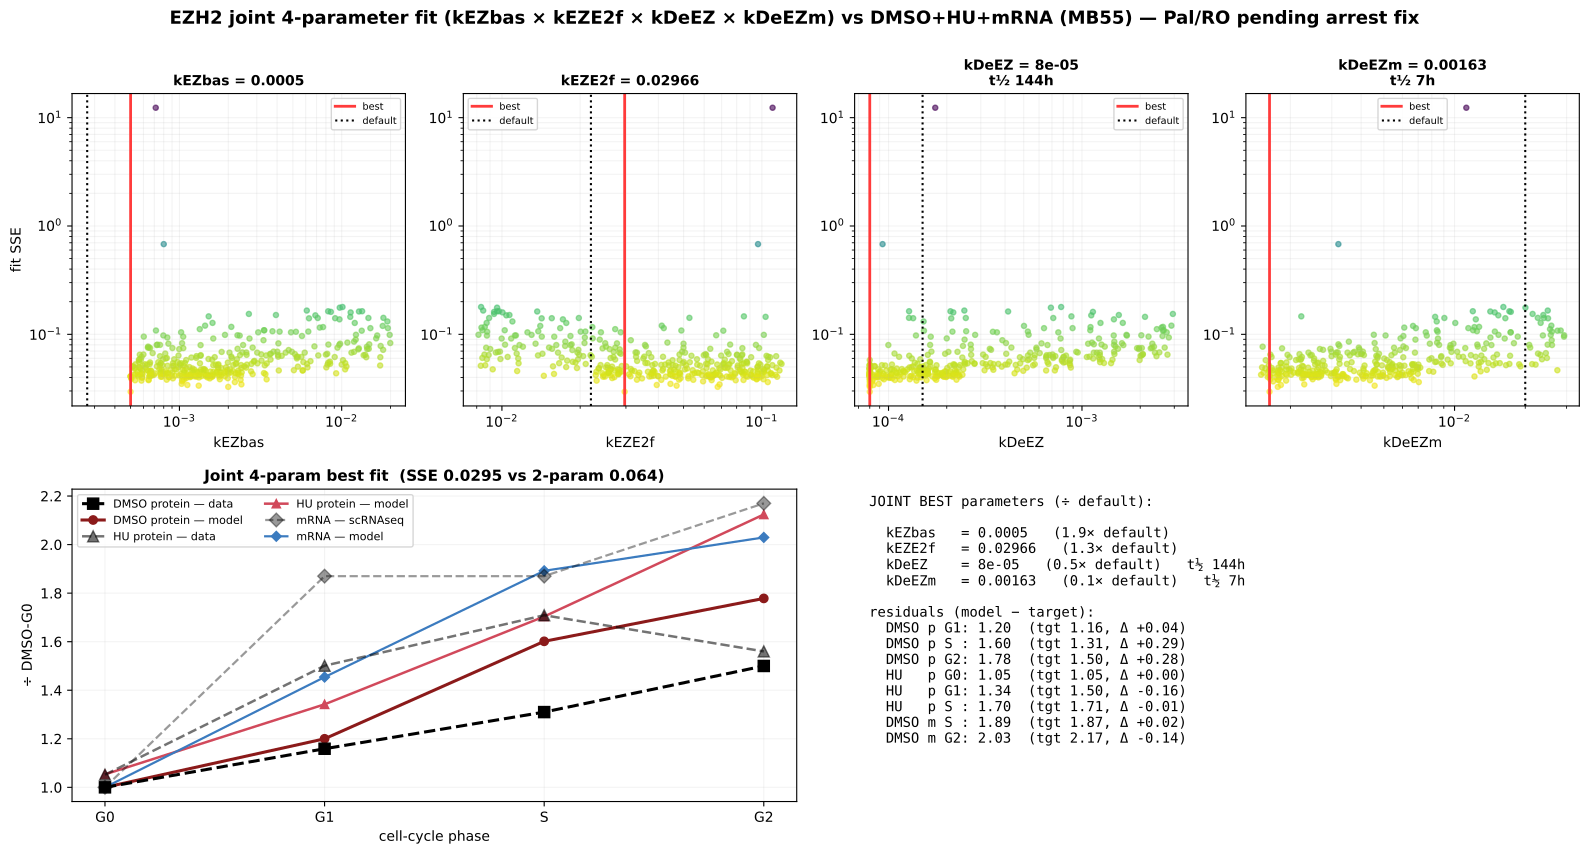

Source code (Python):
"""Joint 4-param EZH2 rate optimization: kEZbas x kEZE2f x kDeEZ x kDeEZm vs DMSO+HU protein + mRNA
(MB55, MB context). Parallel sample-and-refine (broad log-uniform sweep -> tighten around best), which
also gives per-parameter identifiability. Kez_cd/wCe fixed (minor). Model file untouched (runtime)."""
import sys, os
sys.path.insert(0, '.')
import numpy as np, tellurium as te, multiprocessing as mp
import matplotlib; matplotlib.use('Agg')
import matplotlib.pyplot as plt
from src.build_model_v44_heldt import build_model_v44

MB = dict(SHH=0.5, HHi=0.0, MYCN_amplification=2.8, Ptch1_copy_number=0.1, p16=0.306, p18=1.553, kSyP21=0.002)
DRUGS = {'DMSO': {}, 'HU': {'HU': 1.0}}
SETTLE, TREAT, CHUNK, NP = 4800.0, 1440.0, 60.0, 9
KTL0, KTLEZ0, P21_MED, MU0 = 0.801, 0.004, 0.42, 0.0005
CD_SDLOG, P27_SDLOG, MU_SDLOG, PART = 0.633, 0.32, 0.22, 0.30
FIXED = dict(Kez_cd=2.94, wCe=0.582, kTlEZ=KTLEZ0)
FREE = ['kEZbas', 'kEZE2f', 'kDeEZ', 'kDeEZm']
BOX = {'kEZbas': (0.0005, 0.020), 'kEZE2f': (0.008, 0.12), 'kDeEZ': (0.00008, 0.003), 'kDeEZm': (0.0015, 0.03)}
DEFAULTS = {'kEZbas': 0.00027, 'kEZE2f': 0.022, 'kDeEZ': 0.00015, 'kDeEZm': 0.02}
TARGETS = [('DMSO', 'p', 'G1', 1.159, 1.0), ('DMSO', 'p', 'S', 1.31, 1.0), ('DMSO', 'p', 'G2', 1.50, 1.0),
           ('HU', 'p', 'G0', 1.052, 0.5), ('HU', 'p', 'G1', 1.501, 1.0), ('HU', 'p', 'S', 1.709, 1.0),
           ('DMSO', 'm', 'S', 1.87, 0.7), ('DMSO', 'm', 'G2', 2.17, 0.7)]
PHASES = ['G0', 'G1', 'S', 'G2']
SEL = ['time', 'EZH2', 'EZH2m', 'Dna', 'aRc', 'E2f']
_RR = None; _CELLS = None


def _init(cells):
    global _RR, _CELLS
    _CELLS = cells
    _RR = te.loada(build_model_v44(with_ezh2=True, with_hh=True))
    _RR.integrator.setValue('absolute_tolerance', 1e-9); _RR.integrator.setValue('relative_tolerance', 1e-6)
    try: _RR.integrator.setValue('maximum_num_steps', 300000)
    except Exception: pass


def _work(task):
    pid, pars, drug, i = task
    ktl, p21d, mu = _CELLS[i]
    rng = np.random.default_rng((hash((pid, drug, i)) & 0xFFFFFFFF))
    _RR.reset(); _RR['SHH'] = MB['SHH']
    for k, v in MB.items(): _RR[k] = v
    _RR['k_Cd_translation'] = float(ktl); _RR['mu'] = float(mu); _RR['P21_div'] = float(p21d)
    for k, v in FIXED.items(): _RR[k] = float(v)
    for k, v in pars.items(): _RR[k] = float(v)
    draw = lambda: float(p21d * np.exp(rng.normal(-PART * PART / 2.0, PART)))
    tm = 0.0; settle_end = SETTLE + int(rng.integers(0, 34)) * CHUNK
    while tm < settle_end:
        _RR['P21_div'] = draw()
        try: _RR.simulate(tm, tm + CHUNK, 2, selections=['time'])
        except Exception: return (pid, drug, None)
        tm += CHUNK
    for k, v in DRUGS[drug].items(): _RR[k] = float(v)
    EZ, EM, DN, AR, E2 = [], [], [], [], []
    t = 0.0
    while t < TREAT:
        _RR['P21_div'] = draw(); r = None
        for atol in (1e-9, 1e-8, 1e-7):
            try:
                _RR.integrator.setValue('absolute_tolerance', atol)
                r = _RR.simulate(tm, tm + CHUNK, NP, selections=SEL); break
            except Exception: r = None
        if r is None: break
        EZ.append(r['EZH2'][1:]); EM.append(r['EZH2m'][1:]); DN.append(r['Dna'][1:]); AR.append(r['aRc'][1:]); E2.append(r['E2f'][1:])
        t += CHUNK; tm += CHUNK
    if not EZ: return (pid, drug, None)
    return (pid, drug, (np.concatenate(EZ), np.concatenate(EM), np.concatenate(DN), np.concatenate(AR), np.concatenate(E2)))


def classify(dna, arc, e2f, thr):
    ph = np.full(len(dna), '', dtype='<U2')
    inS = arc > 0.05; inG2 = (~inS) & (dna > 0.9); in2N = (~inS) & (dna <= 0.9)
    ph[inS] = 'S'; ph[inG2] = 'G2'; ph[in2N & (e2f >= thr)] = 'G1'; ph[in2N & (e2f < thr)] = 'G0'
    return ph


def predict_from(byd):
    dm = byd.get('DMSO'); hu = byd.get('HU')
    if dm is None or hu is None: return None
    EZ, EM, DN, AR, E2 = dm
    thr = float(np.median(E2[(AR <= 0.05) & (DN <= 0.9)]))
    phd = classify(DN, AR, E2, thr)
    if not np.any(phd == 'G0'): return None
    g0p = np.median(EZ[phd == 'G0']); g0m = np.median(EM[phd == 'G0'])
    out = {}
    for drug, d in byd.items():
        e, m, dn, ar, e2 = d; ph = classify(dn, ar, e2, thr)
        for p in PHASES:
            msk = ph == p
            out[(drug, 'p', p)] = (np.median(e[msk]) / g0p) if np.any(msk) else np.nan
            out[(drug, 'm', p)] = (np.median(m[msk]) / g0m) if np.any(msk) else np.nan
    return out


def sse(pred):
    if pred is None: return np.inf
    s = w = 0.0
    for cond, obs, ph, val, wt in TARGETS:
        m = pred.get((cond, obs, ph), np.nan)
        if not np.isfinite(m): return np.inf
        s += wt * (m - val)**2; w += wt
    return s / w


def evaluate(param_sets, cells, workers=9):
    """Run all param_sets x 2 drugs x N cells in one pool; return list of (pred, sse)."""
    N = len(cells)
    tasks = [(pid, ps, drug, i) for pid, ps in enumerate(param_sets) for drug in DRUGS for i in range(N)]
    agg = {pid: {} for pid in range(len(param_sets))}
    raw = {pid: {d: [] for d in DRUGS} for pid in range(len(param_sets))}
    with mp.get_context('spawn').Pool(workers, initializer=_init, initargs=(cells,)) as pool:
        for pid, drug, dat in pool.imap_unordered(_work, tasks, chunksize=6):
            if dat is not None: raw[pid][drug].append(dat)
    out = []
    for pid, ps in enumerate(param_sets):
        byd = {}
        for drug in DRUGS:
            lst = raw[pid][drug]
            if not lst: byd = None; break
            byd[drug] = tuple(np.concatenate([x[k] for x in lst]) for k in range(5))
        pred = predict_from(byd) if byd else None
        out.append((pred, sse(pred)))
    return out


def sample_box(box, n, rng, center=None, frac=1.0):
    """log-uniform samples; if center given, sample within +-frac dex around center (clipped to box)."""
    S = []
    for _ in range(n):
        ps = {}
        for k in FREE:
            lo, hi = box[k]
            if center is None:
                ps[k] = float(np.exp(rng.uniform(np.log(lo), np.log(hi))))
            else:
                c = np.log(center[k]); ps[k] = float(np.clip(np.exp(rng.uniform(c - frac*np.log(10), c + frac*np.log(10))), lo, hi))
        S.append(ps)
    return S


if __name__ == '__main__':
    N = 22
    rng = np.random.default_rng(7)
    ktl = np.clip(KTL0 * np.exp(rng.normal(0, CD_SDLOG, N)), 0.15, 5.0)
    p21 = np.clip(P21_MED * np.exp(rng.normal(0, P27_SDLOG, N)), 0.15, 2.5)
    mu = np.clip(MU0 * np.exp(rng.normal(0, MU_SDLOG, N)), 0.00028, 0.00085)
    cells = list(zip(ktl, p21, mu))

    all_ps, all_sse, all_pred = [], [], []
    # stage 1: broad
    S1 = sample_box(BOX, 240, rng)
    print(f'stage 1: {len(S1)} param sets ...', flush=True)
    r1 = evaluate(S1, cells)
    for ps, (pred, s) in zip(S1, r1):
        all_ps.append(ps); all_sse.append(s); all_pred.append(pred)
    best_i = int(np.argmin(all_sse)); best = all_ps[best_i]
    print(f'  stage1 best SSE={all_sse[best_i]:.4f} at {[f"{k}={best[k]:g}" for k in FREE]}', flush=True)
    # stage 2: refine around top-5 centroids
    order = np.argsort(all_sse)[:5]
    cen = {k: float(np.exp(np.mean([np.log(all_ps[j][k]) for j in order]))) for k in FREE}
    S2 = sample_box(BOX, 140, rng, center=cen, frac=0.35)
    print(f'stage 2: {len(S2)} refine around {[f"{k}={cen[k]:g}" for k in FREE]} ...', flush=True)
    r2 = evaluate(S2, cells)
    for ps, (pred, s) in zip(S2, r2):
        all_ps.append(ps); all_sse.append(s); all_pred.append(pred)

    all_sse = np.array(all_sse)
    bi = int(np.argmin(all_sse)); best = all_ps[bi]; bpred = all_pred[bi]
    print(f'\n=== JOINT BEST  SSE={all_sse[bi]:.4f} ===')
    for k in FREE:
        th = f'  (t½ {np.log(2)/best[k]/60:.0f}h)' if k in ('kDeEZ', 'kDeEZm') else ''
        print(f'  {k:8s} = {best[k]:.5g}   (default {DEFAULTS[k]:g}){th}')
    print('  fit vs data:')
    for cond, obs, ph, val, wt in TARGETS:
        print(f'    {cond:4s} {obs} {ph}: model {bpred[(cond,obs,ph)]:.2f}  target {val:.2f}')

    import pickle
    with open('simulations/sim_ezh2_joint_fit_cache.pkl', 'wb') as f:
        pickle.dump(dict(all_ps=all_ps, all_sse=all_sse, best=best, bpred=bpred, FREE=FREE, BOX=BOX, DEFAULTS=DEFAULTS, TARGETS=TARGETS), f)

    # ---- figure ----
    fig = plt.figure(figsize=(16, 8.5))
    gs = fig.add_gridspec(2, 4)
    finite = np.isfinite(all_sse)
    for j, k in enumerate(FREE):
        a = fig.add_subplot(gs[0, j])
        vals = np.array([p[k] for p in all_ps])[finite]; ss = all_sse[finite]
        sc = a.scatter(vals, ss, c=np.log10(ss), cmap='viridis_r', s=14, alpha=0.6)
        a.axvline(best[k], color='#ff3b3b', lw=2, label='best')
        a.axvline(DEFAULTS[k], color='k', ls=':', lw=1.5, label='default')
        a.set_xscale('log'); a.set_yscale('log'); a.set_xlabel(k); a.set_ylabel('fit SSE' if j == 0 else '')
        th = f'\nt½ {np.log(2)/best[k]/60:.0f}h' if k in ('kDeEZ', 'kDeEZm') else ''
        a.set_title(f'{k} = {best[k]:.4g}{th}', fontweight='bold', fontsize=10)
        a.legend(fontsize=7); a.grid(alpha=0.15, which='both')
    # best-fit vs data
    a = fig.add_subplot(gs[1, :2]); xx = np.arange(4)
    a.plot(xx, [1, 1.159, 1.31, 1.50], 'k--s', lw=2.2, ms=8, label='DMSO protein — data', zorder=9)
    a.plot(xx, [bpred[('DMSO', 'p', p)] for p in PHASES], '-o', color='#8b1a1a', lw=2.2, ms=6, label='DMSO protein — model')
    a.plot(xx, [1.052, 1.501, 1.709, 1.56], 'k--^', lw=1.8, ms=8, alpha=0.55, label='HU protein — data', zorder=9)
    a.plot(xx, [bpred[('HU', 'p', p)] for p in PHASES], '-^', color='#d1495b', lw=1.8, ms=6, label='HU protein — model')
    a.plot(xx, [1, 1.87, 1.87, 2.17], 'k--D', lw=1.6, ms=7, alpha=0.4, label='mRNA — scRNAseq', zorder=9)
    a.plot(xx, [bpred[('DMSO', 'm', p)] for p in PHASES], '-D', color='#3b7bbf', lw=1.6, ms=5, label='mRNA — model')
    a.set_xticks(xx); a.set_xticklabels(PHASES); a.set_xlabel('cell-cycle phase'); a.set_ylabel('÷ DMSO-G0')
    a.set_title(f'Joint 4-param best fit  (SSE {all_sse[bi]:.4f} vs 2-param 0.064)', fontweight='bold', fontsize=11)
    a.legend(fontsize=8, ncol=2); a.grid(alpha=0.15)
    # residual table as text
    a = fig.add_subplot(gs[1, 2:]); a.axis('off')
    lines = ['JOINT BEST parameters (÷ default):', '']
    for k in FREE:
        th = f'   t½ {np.log(2)/best[k]/60:.0f}h' if k in ('kDeEZ', 'kDeEZm') else ''
        lines.append(f'  {k:8s} = {best[k]:.4g}   ({best[k]/DEFAULTS[k]:.1f}× default){th}')
    lines += ['', 'residuals (model − target):']
    for cond, obs, ph, val, wt in TARGETS:
        m = bpred[(cond, obs, ph)]
        lines.append(f'  {cond:4s} {obs} {ph:2s}: {m:.2f}  (tgt {val:.2f}, Δ {m-val:+.2f})')
    a.text(0.02, 0.98, '\n'.join(lines), va='top', ha='left', fontsize=10, family='monospace', transform=a.transAxes)

    fig.suptitle('EZH2 joint 4-parameter fit (kEZbas × kEZE2f × kDeEZ × kDeEZm) vs DMSO+HU+mRNA (MB55) — Pal/RO pending arrest fix',
                 fontsize=13, fontweight='bold', y=1.0)
    plt.tight_layout()
    plt.savefig('simulations/sim_ezh2_joint_fit.png', dpi=150, bbox_inches='tight')
    plt.savefig('simulations/sim_ezh2_joint_fit.pdf', bbox_inches='tight')
    print('Saved sim_ezh2_joint_fit.png')
